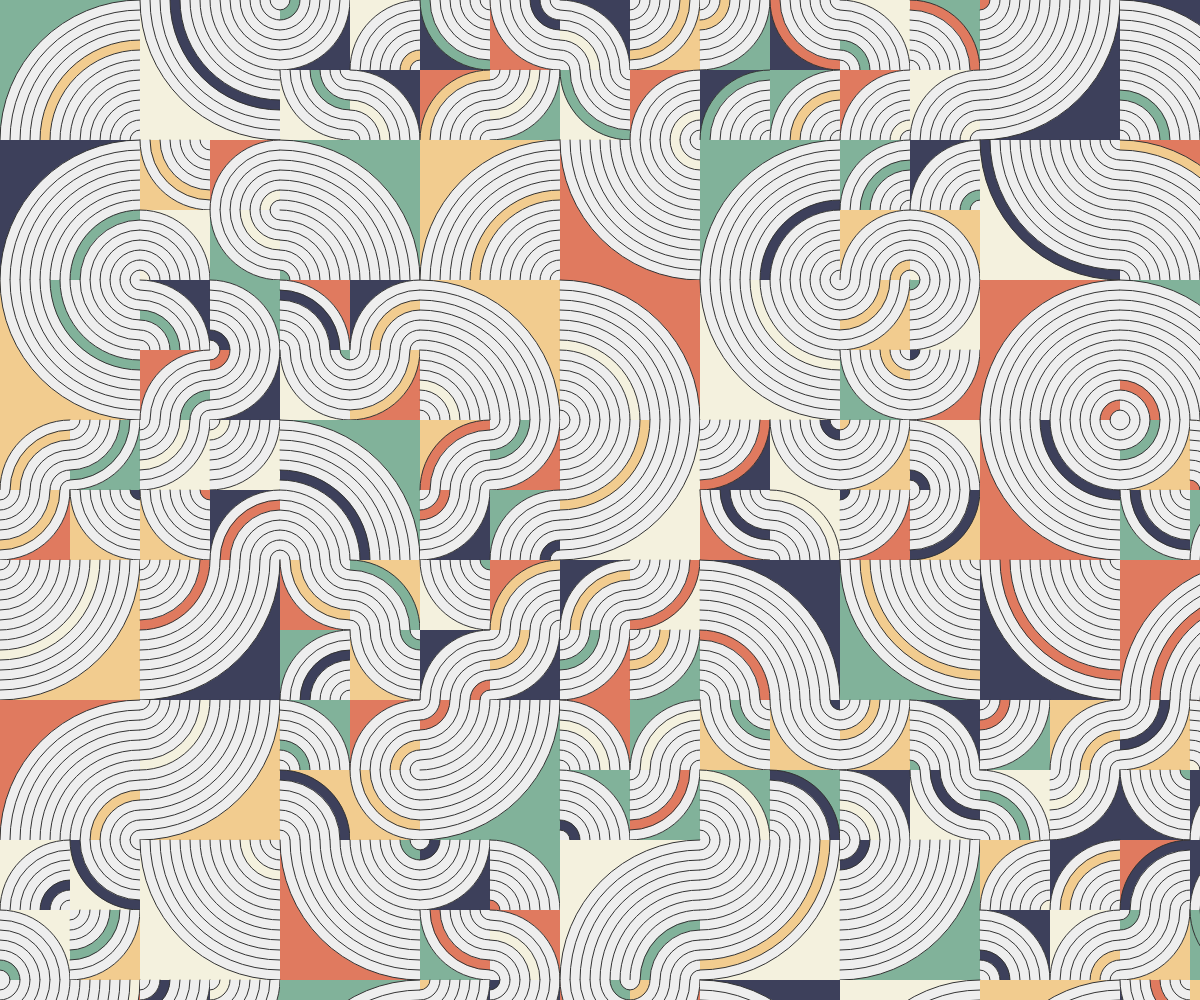
Frame 1 (no input)
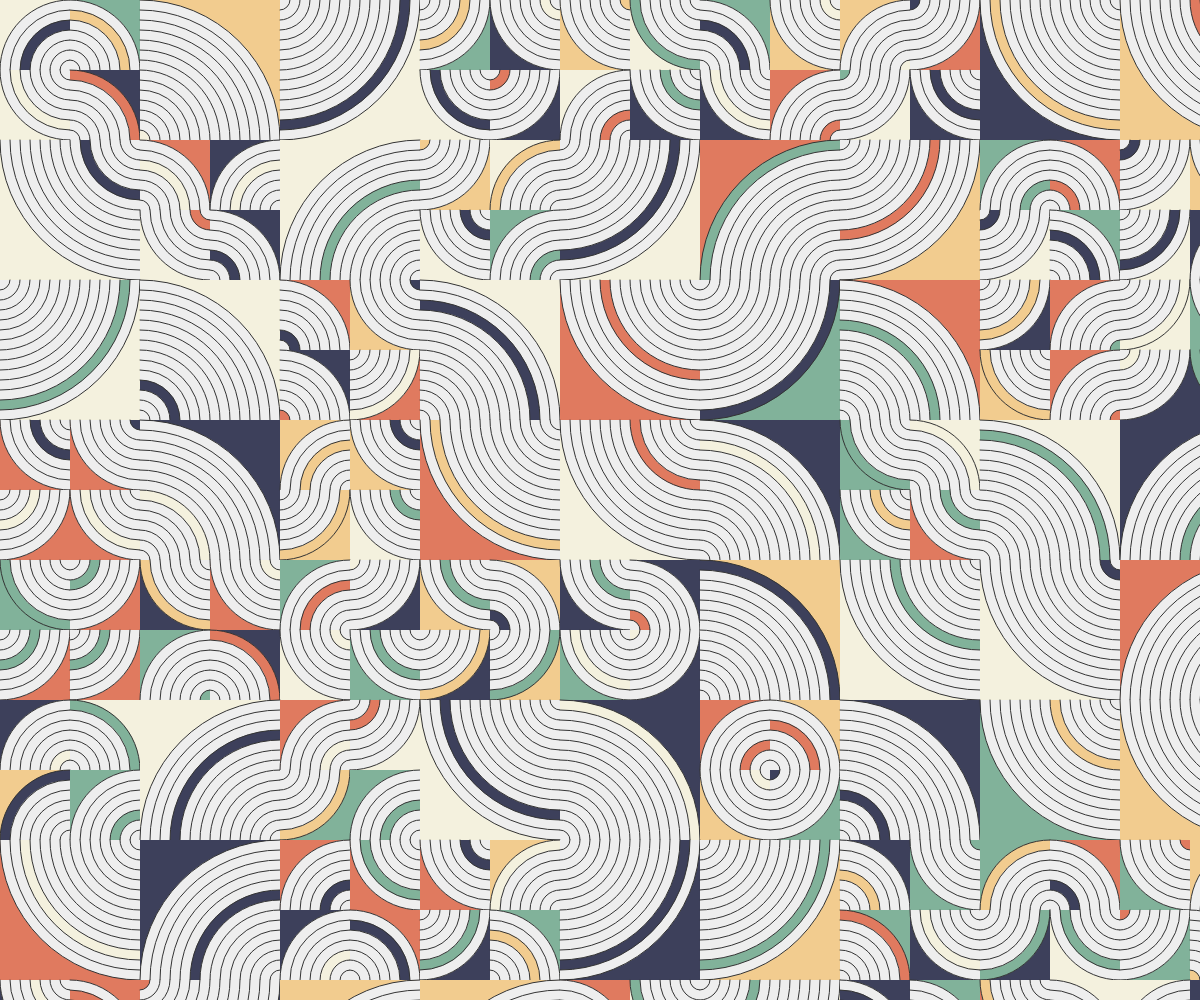
Frame 2 (the mouse pressed at the canvas centre, redrawn once)

The p5.js sketch that drew these frames (run headless with seeded random() and noise() and a simulated clock; the mouse was pressed at the canvas centre and the sketch redrawn once):

// p5.js sketch
// ── sketch.js
"use strict"

const COLORS = ["#F4F1DE", "#E07A5F", "#3D405B", "#81B29A", "#F2CC8F"];
const WHITE  = "#EEEEEE";
const BLACK  = "#333333";

function setup(){
	createCanvas(windowWidth, windowHeight);
	angleMode(DEGREES); rectMode(CENTER);
	textAlign(CENTER, BOTTOM); textSize(10);
	noLoop();
}

function draw(){
	background(BLACK);
	noFill(); noStroke();

	stroke(WHITE); strokeWeight(1);

	const cX = floor(width / 2);
	const cY = floor(height / 2);
	const len = 140;
	const rows = floor(height / len) + 1;
	const cols = floor(width / len) + 1;
	for(let r=0; r<rows; r++){
		for(let c=0; c<cols; c++){
			const x = c * len + len/2;
			const y = r * len + len/2;
			const rot = floor(random(4)) * 90;
			drawUnit(x, y, len, rot);
		}
	}
}

function drawUnit(x, y, len, rot=0){

	if(random() < 0.5){
		drawArc(x, y, len, rot);
	}else{
		const nLen = len / 2;
		for(let r=0; r<2; r++){
			for(let c=0; c<2; c++){
				const nX = -nLen/2 + x + c * nLen;
				const nY = -nLen/2 + y + r * nLen;
				const rot = floor(random(4)) * 90;
				drawArc(nX, nY, nLen, rot);
			}
		}
	}
}

function drawArc(x, y, len, rot){

	const rings = floor(len / 10);
	const sX = -len/2;
	const sY = -len/2;

	push();
	translate(x, y);
	rotate(rot);
	//circle(sX, sY, 5);
	fill(getColor(COLORS)); noStroke();
	square(0, 0, len);
	const rdm = floor(random(rings));
	for(let i=0; i<rings; i++){
		const dia = (len*2/rings) * (rings-i);
		if(i==rdm){
			fill(getColor(COLORS)); stroke(BLACK);
		}else{
			fill(WHITE); stroke(BLACK);
		}
		arc(sX, sY, dia, dia, 0, 90);
	}
	pop();
}

function getColor(colors){
	return colors[floor(random()*colors.length)];
}

function getColorList(colors){
	const list = Array.from(colors);
	for(let i=list.length-1; 0<=i; i--){
		const rdm = floor(random(i));
		const tmp = list[rdm];
		list[rdm] = list[i];
		list[i] = tmp;
	}
	return list;
}
// ── utility.js
"use strict"

console.log("utility.js");

function drawGCV(x, y, len, cnt){
	if(len < 5) return;
	const colors = getColorList(COLORS);

	push();
	translate(x, y);
	rotate(cnt*90);
	circle(0, 0, 5);
	//fill(colors[0]);
	square(0, 0, len);
	//fill(colors[1]);
	beginShape();
	dotArc(0, len, len, 270, 90, true);
	vertex(0, len);
	endShape(CLOSE);
	pop();

	const num  = sqrt(len**2 + (len/2)**2);
	const nRad = len/2 - len + num;
	const nRot = cnt*90 + 45;
	const nX = x + sqrt(len**2 + len**2) * cos(nRot);
	const nY = y + sqrt(len**2 + len**2) * sin(nRot);
	drawGCV(nX, nY, nRad, cnt+1);
}

function drawGCH(x, y, len, cnt){
	if(len < 5) return;
	const colors = getColorList(COLORS);

	push();
	translate(x, y);
	rotate(cnt*-90);
	circle(0, 0, 5);
	//fill(colors[0]);
	square(0, 0, len);
	//fill(colors[1]);
	beginShape();
	dotArc(len, 0, len, 180, 90, false);
	vertex(len, 0);
	endShape(CLOSE);
	pop();

	const num  = sqrt(len**2 + (len/2)**2);
	const nRad = len/2 - len + num;
	const nRot = cnt*-90 + 45;
	const nX = x + sqrt(len**2 + len**2) * cos(nRot);
	const nY = y + sqrt(len**2 + len**2) * sin(nRot);
	drawGCH(nX, nY, nRad, cnt+1);
}

function dotArc(x, y, rad, from, progress, clockwise=true){
	for(let i=0; i<=progress; i+=3){
		const d = clockwise ? from+i:from-i;
		vertex(x+rad*cos(d), y+rad*sin(d));
	}
}
